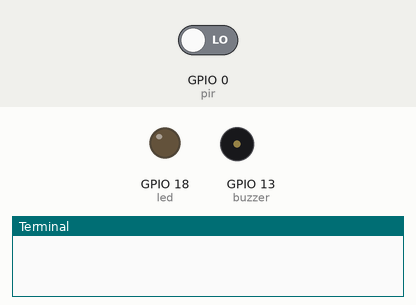
Bench run of a program on a simulated Raspberry Pi (BCM pin numbers). Parts: output pins drawn as LEDs (lit = HIGH), buzzer (waves = sounding, pin HIGH), the last lines printed to the terminal. The inputs (shaded band) are chosen by the test bench; at power-on: GPIO 0 (pir) LOW.

Above: at 1.2 s.
1.3 s: GPIO 0 (pir) driven HIGH
At 2.4 s:
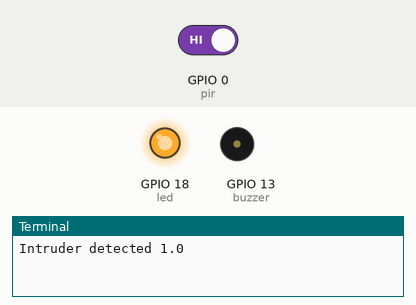
3.5 s: GPIO 0 (pir) driven LOW
At 5.9 s:
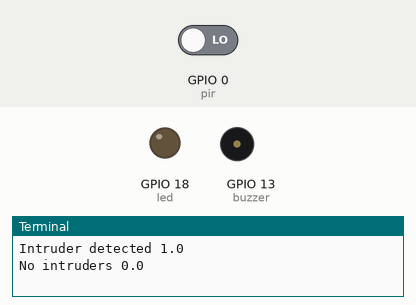
Timing chart, 0 to 7.4 s (numbered marks = the images above; inputs shaded):
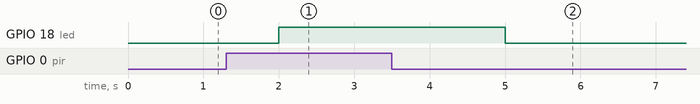

Measured:
- after the input at 1.3 s, GPIO 18 (led): LOW → HIGH after 0.70 s
- after the input at 3.5 s, GPIO 18 (led): HIGH → LOW after 1.5 s

The program:

PIRtest.py
```python
import RPi.GPIO as GPIO
import time
from gpiozero import Buzzer
from gpiozero import LED
from gpiozero import MotionSensor


led = LED(18)
buzzer = Buzzer(13)
pir = MotionSensor(0)

while True:
    time.sleep(2)
    i=pir.value

    if i==0:                 #When output from motion sensor is LOW
        print ("No intruders",i)
        led.off()  #Turn OFF LED
        time.sleep(0.5)
    elif i==1:               #When output from motion sensor is HIGH
        print ("Intruder detected",i)
        led.on()  #Turn ON LED
        time.sleep(1)
```
